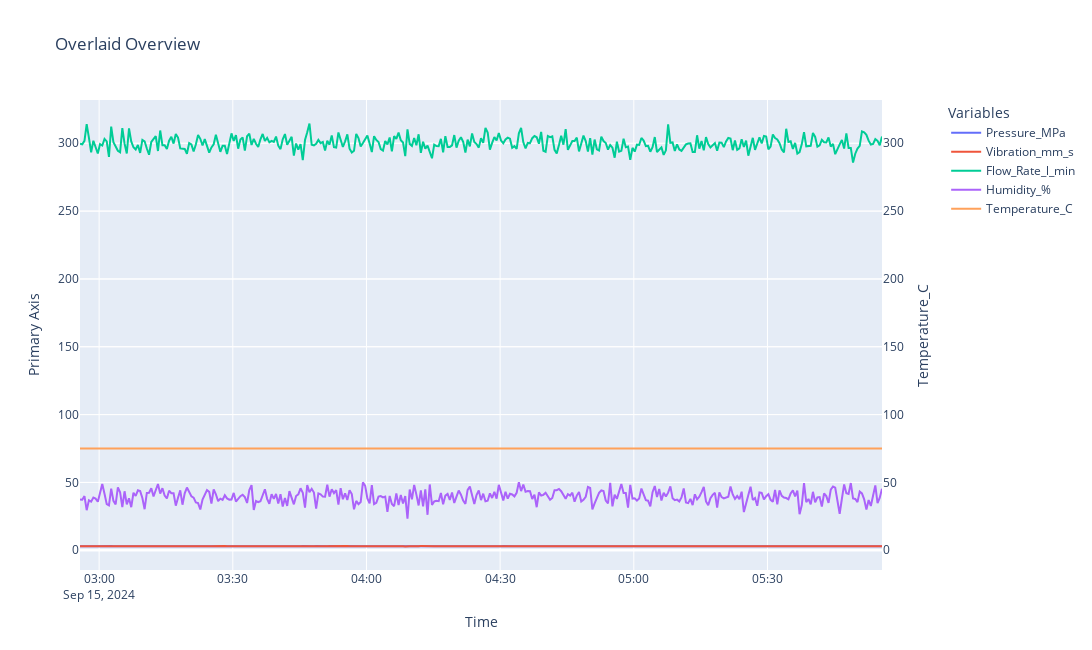

Notebook code for this chart:
### Code cell
# Plot the data to see the effect of the anomaly
fig_anomaly_stuck = overlaid_plots_with_plotly(df_with_sensor_issue_stuck,
                                               variable_of_interest='Temperature_C',
                                               save_plot=False)
fig_anomaly_stuck.show()

### Figure 1 — Plotly figure (JSON) as saved in the notebook; plotly's stock layout.template omitted (floating-point values rounded to 4 significant figures; data arrays with more than 128 entries replaced by an {"elided": "..."} marker saying what was removed)
{"data": [{"mode": "lines", "name": "Pressure_MPa", "type": "scatter", "x": {"elided": "361 str values"}, "y": {"elided": "361 float values"}, "yaxis": "y"}, {"mode": "lines", "name": "Vibration_mm_s", "type": "scatter", "x": {"elided": "361 str values"}, "y": {"elided": "361 float values"}, "yaxis": "y"}, {"mode": "lines", "name": "Flow_Rate_l_min", "type": "scatter", "x": {"elided": "361 str values"}, "y": {"elided": "361 float values"}, "yaxis": "y"}, {"mode": "lines", "name": "Humidity_%", "type": "scatter", "x": {"elided": "361 str values"}, "y": {"elided": "361 float values"}, "yaxis": "y"}, {"mode": "lines", "name": "Temperature_C", "type": "scatter", "x": {"elided": "361 str values"}, "y": {"elided": "361 float values"}, "yaxis": "y2"}], "layout": {"height": 650, "hovermode": "x unified", "legend": {"title": {"text": "Variables"}, "x": 1.08, "xanchor": "left", "y": 1, "yanchor": "top"}, "title": {"text": "Overlaid Overview"}, "width": 1300, "xaxis": {"title": {"text": "Time"}}, "yaxis": {"title": {"text": "Primary Axis"}}, "yaxis2": {"matches": "y", "overlaying": "y", "side": "right", "title": {"text": "Temperature_C"}}}}
